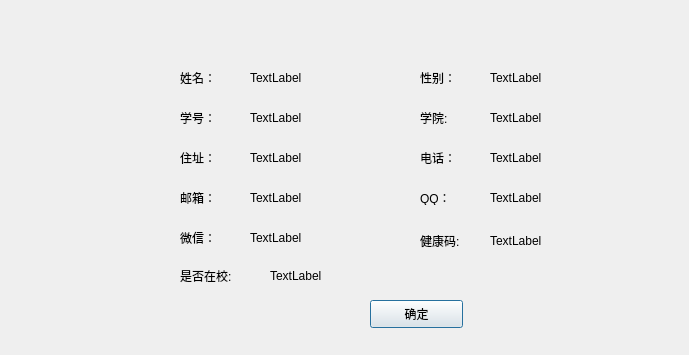
<?xml version="1.0" encoding="UTF-8"?>
<ui version="4.0">
 <class>speInform</class>
 <widget class="QDialog" name="speInform">
  <property name="geometry">
   <rect>
    <x>0</x>
    <y>0</y>
    <width>689</width>
    <height>355</height>
   </rect>
  </property>
  <property name="windowTitle">
   <string>Dialog</string>
  </property>
  <widget class="QLabel" name="label">
   <property name="geometry">
    <rect>
     <x>0</x>
     <y>0</y>
     <width>691</width>
     <height>351</height>
    </rect>
   </property>
   <property name="text">
    <string/>
   </property>
   <property name="pixmap">
    <pixmap resource="photo.qrc">:/new/prefix1/MailList_photos/2.png</pixmap>
   </property>
   <property name="scaledContents">
    <bool>true</bool>
   </property>
  </widget>
  <widget class="QLabel" name="label_2">
   <property name="geometry">
    <rect>
     <x>180</x>
     <y>70</y>
     <width>51</width>
     <height>16</height>
    </rect>
   </property>
   <property name="text">
    <string>姓名：</string>
   </property>
  </widget>
  <widget class="QLabel" name="name">
   <property name="geometry">
    <rect>
     <x>250</x>
     <y>70</y>
     <width>81</width>
     <height>16</height>
    </rect>
   </property>
   <property name="text">
    <string>TextLabel</string>
   </property>
  </widget>
  <widget class="QLabel" name="label_3">
   <property name="geometry">
    <rect>
     <x>420</x>
     <y>70</y>
     <width>68</width>
     <height>15</height>
    </rect>
   </property>
   <property name="text">
    <string>性别：</string>
   </property>
  </widget>
  <widget class="QLabel" name="sex">
   <property name="geometry">
    <rect>
     <x>490</x>
     <y>70</y>
     <width>91</width>
     <height>16</height>
    </rect>
   </property>
   <property name="text">
    <string>TextLabel</string>
   </property>
  </widget>
  <widget class="QLabel" name="label_5">
   <property name="geometry">
    <rect>
     <x>420</x>
     <y>110</y>
     <width>68</width>
     <height>15</height>
    </rect>
   </property>
   <property name="text">
    <string>学院:</string>
   </property>
  </widget>
  <widget class="QLabel" name="academy">
   <property name="geometry">
    <rect>
     <x>490</x>
     <y>110</y>
     <width>91</width>
     <height>16</height>
    </rect>
   </property>
   <property name="text">
    <string>TextLabel</string>
   </property>
  </widget>
  <widget class="QLabel" name="label_7">
   <property name="geometry">
    <rect>
     <x>180</x>
     <y>110</y>
     <width>68</width>
     <height>15</height>
    </rect>
   </property>
   <property name="text">
    <string>学号：</string>
   </property>
  </widget>
  <widget class="QLabel" name="num">
   <property name="geometry">
    <rect>
     <x>250</x>
     <y>110</y>
     <width>101</width>
     <height>16</height>
    </rect>
   </property>
   <property name="text">
    <string>TextLabel</string>
   </property>
  </widget>
  <widget class="QLabel" name="label_9">
   <property name="geometry">
    <rect>
     <x>420</x>
     <y>150</y>
     <width>68</width>
     <height>15</height>
    </rect>
   </property>
   <property name="text">
    <string>电话：</string>
   </property>
  </widget>
  <widget class="QLabel" name="tele">
   <property name="geometry">
    <rect>
     <x>490</x>
     <y>150</y>
     <width>91</width>
     <height>16</height>
    </rect>
   </property>
   <property name="text">
    <string>TextLabel</string>
   </property>
  </widget>
  <widget class="QLabel" name="label_11">
   <property name="geometry">
    <rect>
     <x>180</x>
     <y>150</y>
     <width>68</width>
     <height>15</height>
    </rect>
   </property>
   <property name="text">
    <string>住址：</string>
   </property>
  </widget>
  <widget class="QLabel" name="address">
   <property name="geometry">
    <rect>
     <x>250</x>
     <y>150</y>
     <width>161</width>
     <height>16</height>
    </rect>
   </property>
   <property name="text">
    <string>TextLabel</string>
   </property>
  </widget>
  <widget class="QLabel" name="label_13">
   <property name="geometry">
    <rect>
     <x>180</x>
     <y>190</y>
     <width>68</width>
     <height>15</height>
    </rect>
   </property>
   <property name="text">
    <string>邮箱：</string>
   </property>
  </widget>
  <widget class="QLabel" name="email">
   <property name="geometry">
    <rect>
     <x>250</x>
     <y>190</y>
     <width>151</width>
     <height>16</height>
    </rect>
   </property>
   <property name="text">
    <string>TextLabel</string>
   </property>
  </widget>
  <widget class="QLabel" name="label_15">
   <property name="geometry">
    <rect>
     <x>420</x>
     <y>190</y>
     <width>68</width>
     <height>15</height>
    </rect>
   </property>
   <property name="text">
    <string>QQ：</string>
   </property>
  </widget>
  <widget class="QLabel" name="QQ">
   <property name="geometry">
    <rect>
     <x>490</x>
     <y>190</y>
     <width>121</width>
     <height>16</height>
    </rect>
   </property>
   <property name="text">
    <string>TextLabel</string>
   </property>
  </widget>
  <widget class="QLabel" name="label_17">
   <property name="geometry">
    <rect>
     <x>180</x>
     <y>230</y>
     <width>61</width>
     <height>16</height>
    </rect>
   </property>
   <property name="text">
    <string>微信：</string>
   </property>
  </widget>
  <widget class="QLabel" name="VX">
   <property name="geometry">
    <rect>
     <x>250</x>
     <y>230</y>
     <width>121</width>
     <height>16</height>
    </rect>
   </property>
   <property name="text">
    <string>TextLabel</string>
   </property>
  </widget>
  <widget class="QPushButton" name="pushButton">
   <property name="geometry">
    <rect>
     <x>370</x>
     <y>300</y>
     <width>93</width>
     <height>28</height>
    </rect>
   </property>
   <property name="text">
    <string>确定</string>
   </property>
  </widget>
  <widget class="QLabel" name="label_19">
   <property name="geometry">
    <rect>
     <x>40</x>
     <y>30</y>
     <width>71</width>
     <height>291</height>
    </rect>
   </property>
   <property name="text">
    <string/>
   </property>
   <property name="pixmap">
    <pixmap resource="photo.qrc">:/new/prefix1/MailList_photos/3.png</pixmap>
   </property>
   <property name="scaledContents">
    <bool>true</bool>
   </property>
  </widget>
  <widget class="QLabel" name="label_4">
   <property name="geometry">
    <rect>
     <x>420</x>
     <y>230</y>
     <width>71</width>
     <height>21</height>
    </rect>
   </property>
   <property name="text">
    <string>健康码:</string>
   </property>
  </widget>
  <widget class="QLabel" name="healthcodelabel">
   <property name="geometry">
    <rect>
     <x>490</x>
     <y>230</y>
     <width>61</width>
     <height>21</height>
    </rect>
   </property>
   <property name="text">
    <string>TextLabel</string>
   </property>
  </widget>
  <widget class="QLabel" name="label_8">
   <property name="geometry">
    <rect>
     <x>180</x>
     <y>260</y>
     <width>81</width>
     <height>31</height>
    </rect>
   </property>
   <property name="text">
    <string>是否在校:</string>
   </property>
  </widget>
  <widget class="QLabel" name="inschoollabel">
   <property name="geometry">
    <rect>
     <x>270</x>
     <y>265</y>
     <width>71</width>
     <height>21</height>
    </rect>
   </property>
   <property name="text">
    <string>TextLabel</string>
   </property>
  </widget>
 </widget>
 <resources>
  <include location="photo.qrc"/>
 </resources>
 <connections/>
</ui>
